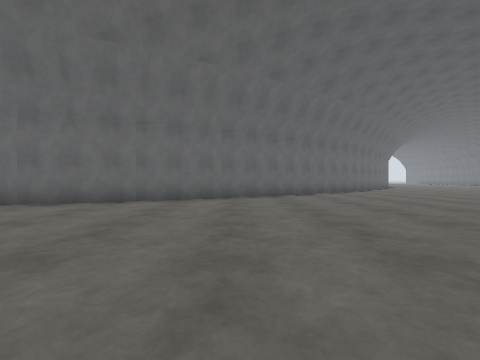
view 1 (above)

23 first-person views from a walk through a Gazebo world. The camera is 1.2 m above the floor, looks level and sees 90° across. The floor is counted in squares, 2 m on a side. Each view is taken from the middle of a square. On the plan, view 1 faces up. The plan holds only what a view shows up to about 9 squares ahead; the rest is blank. The place goes on beyond the plan.

view 2
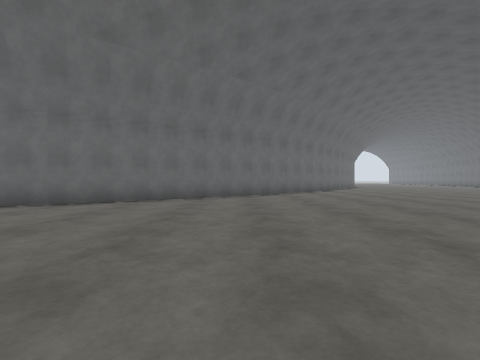

view 3
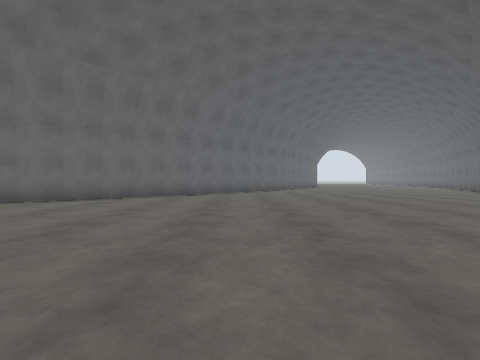

view 4
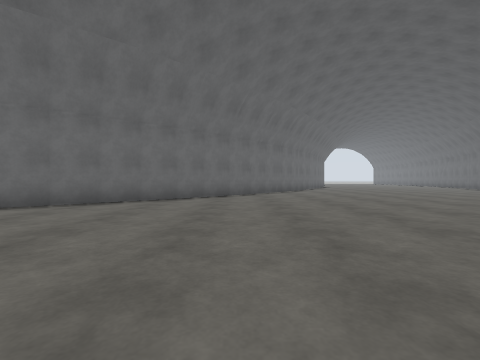

view 5
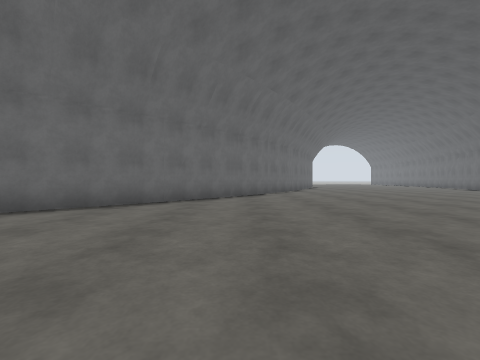

view 6
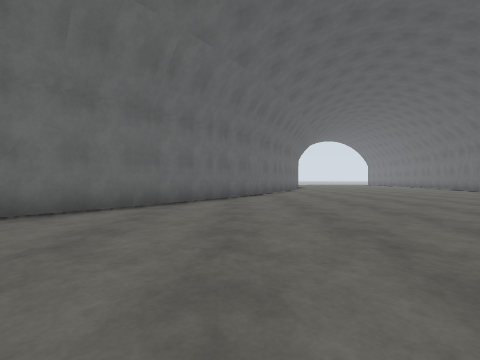

view 7
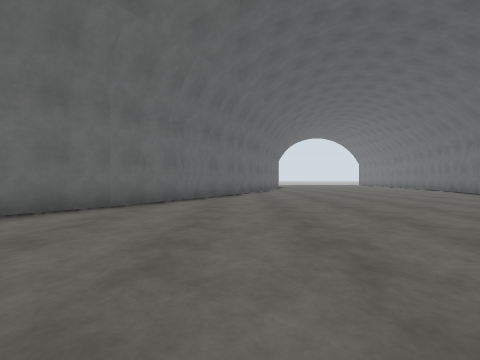

view 8
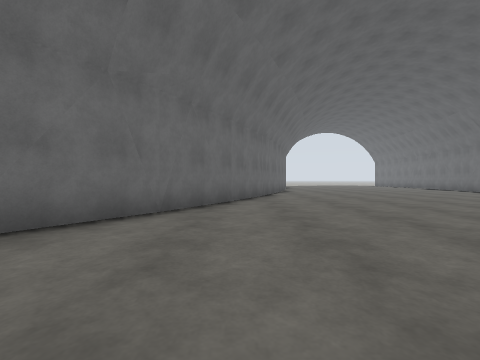

view 9
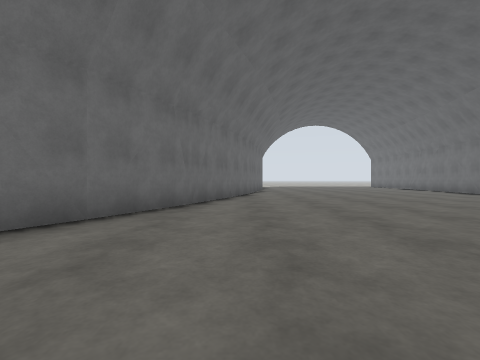

view 10
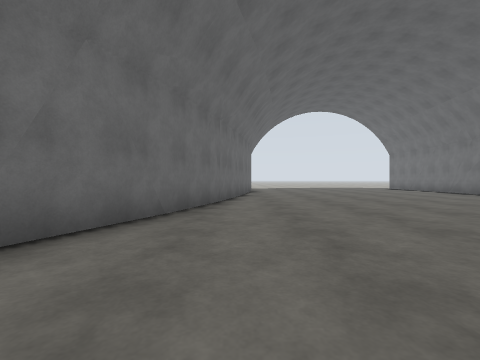

view 11
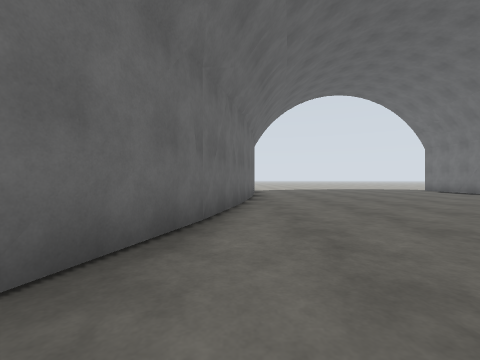

view 12
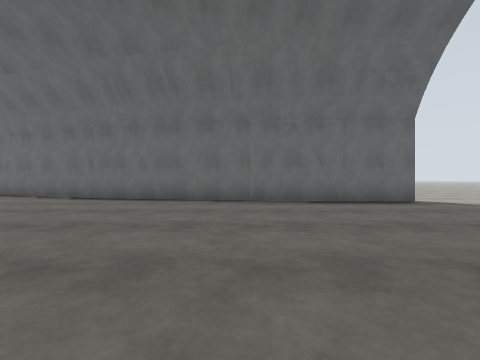

view 13
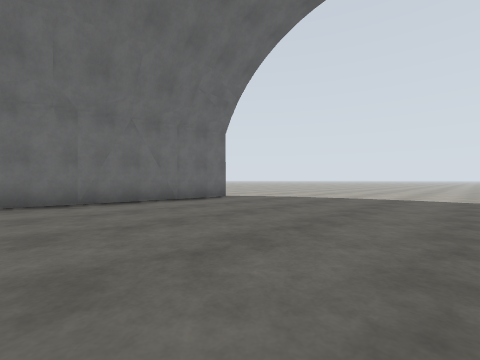

view 14
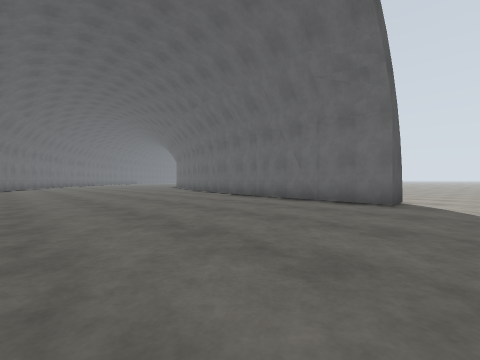

view 15
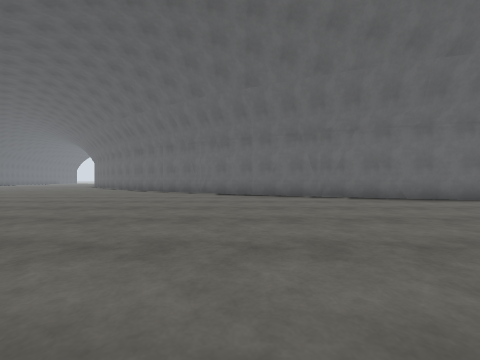

view 16
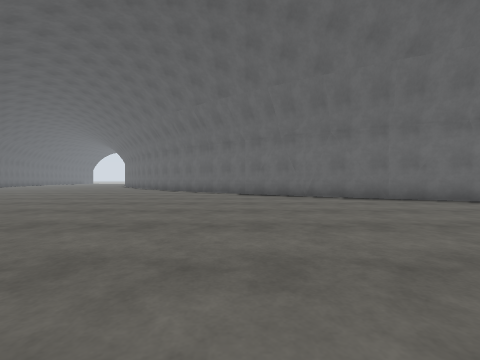

view 17
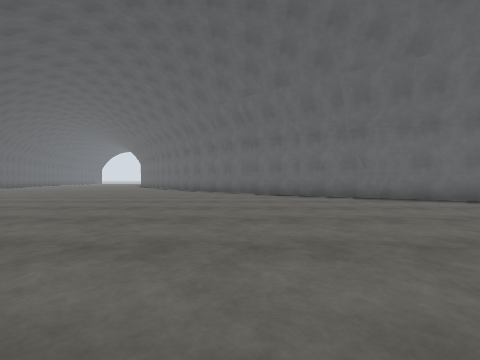

view 18
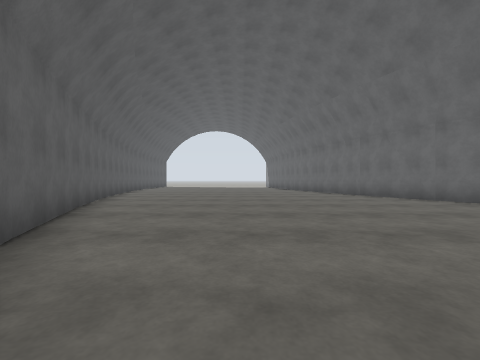

view 19
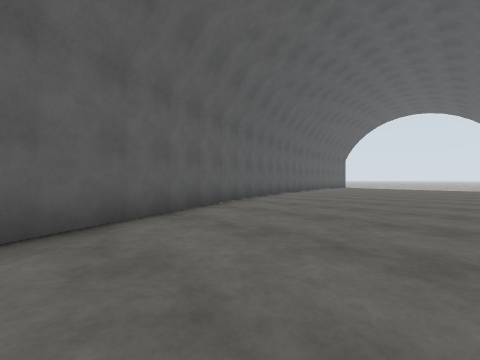

view 20
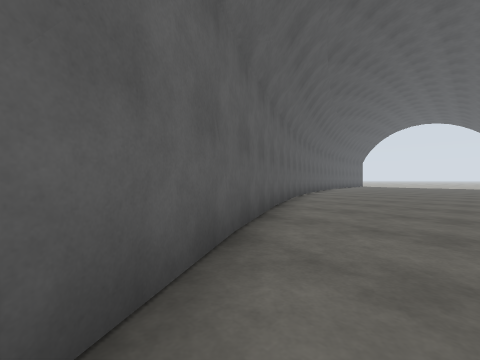

view 21
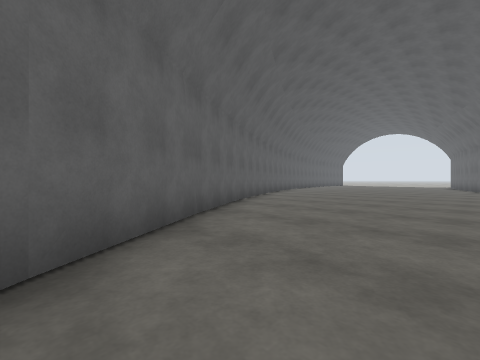

view 22
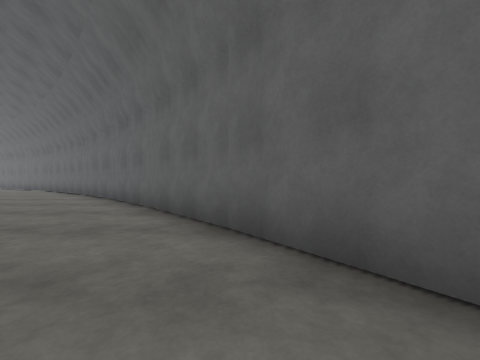

view 23
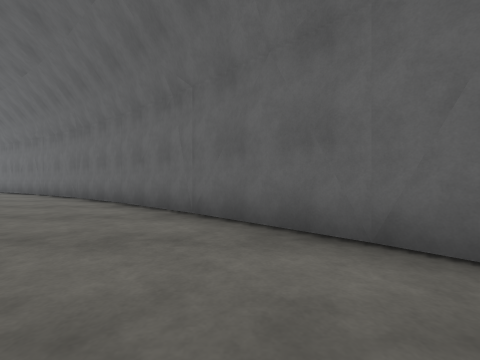

### Floor plan
Points are (right, up) in squares from view 1. A wall is a line through its corners. A room is listed if a view was taken in it or the views show most of it. See-through windows are left out.
Room 1 (views 1, 2, 3, 4, 5, 6, 7, 8, 9, 10, 11, 12, 13, 14, 15, 16, 17, 18, 19, 20, 21, 22, 23)
walls: (9.8, 16.4) (7, 13.2); (7.5, 13.8) (3.8, 10.3); (13.9, 22.3) (9.8, 16.1); (17, 11) (20.1, 15.2); (15.1, 25.2) (13.5, 21.8); (4.2, 10.8) (-0.5, 7.5); (11.1, 4.9) (11.6, 5.3); (8.1, 2.6) (11.2, 4.8) (17.2, 10.9); (-0.1, 8) (-0.8, 7.6); (-0.5, 7.6) (-5.6, 5.4); (17.2, 31.8) (15, 24.6); (17, 31.9) (16.9, 31.4); (1.7, -1.4) (9.1, 3); (16.6, 38.6) (17.8, 38.6) (17.2, 31.7); (-3.6, -3.6) (2.3, -1); (-5, -3.8) (-3.3, -3.3)
ways out: opening at (17, 39.5)

Positions as (right, up) in squares from view 1, and headings:
1: (0, 0), facing up
2: (4, 2), facing up
3: (8, 3), facing up
4: (8, 5), facing up
5: (10, 8), facing up
6: (12, 11), facing up
7: (14, 13), facing up
8: (14, 16), facing up
9: (16, 19), facing up
10: (17, 23), facing up
11: (17, 26), facing up
12: (24, 34), facing left
13: (24, 33), facing up-left
14: (24, 40), facing down-left
15: (23, 22), facing left
16: (21, 18), facing left
17: (20, 16), facing left
18: (4, 1), facing left
19: (2, 2), facing down-left
20: (6, 2), facing down-left
21: (9, 5), facing down-left
22: (6, 3), facing right
23: (11, 8), facing right
